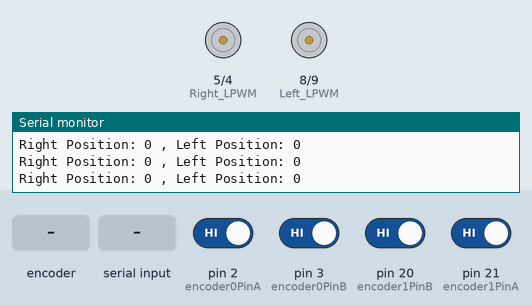
A sketch run on a simulated Arduino Mega 2560, built with avr-gcc and run on an emulated ATmega2560. On the bench: motor-driver pin pairs drawn as motors (green arrow = first pin HIGH = forward, orange = second pin HIGH = backward, longer = more drive, scaled by the enable pin), the last lines printed to the serial monitor. Inputs (shaded band) come from the test bench; at power-on: pin 2 (encoder0PinA), pin 3 (encoder0PinB), pin 20 (encoder1PinB), pin 21 (encoder1PinA) HIGH.

Above: at 1.2 s.
1.3 s: rotary encoder on pin 2 (encoder0PinA) / pin 3 (encoder0PinB) turned 3 steps (first pin leading)
3.4 s: pin 20 (encoder1PinB) driven LOW
At 4.3 s:
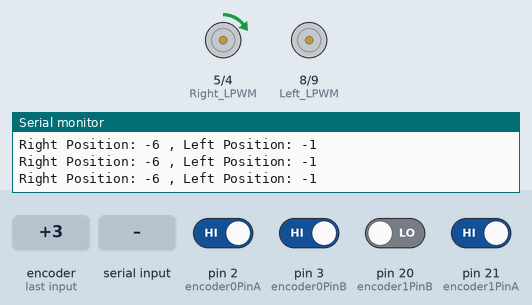
4.9 s: "a" received over Serial
At 5.8 s:
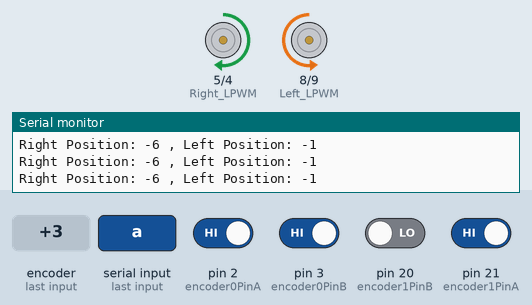
6.4 s: "f" received over Serial
At 7.1 s:
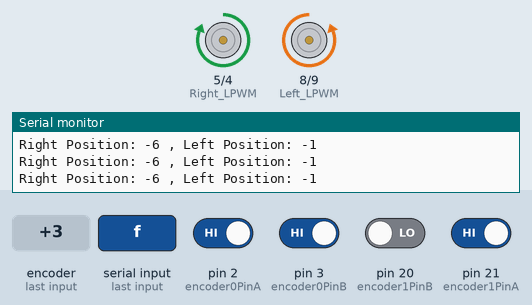
7.9 s: "b" received over Serial
At 9.1 s:
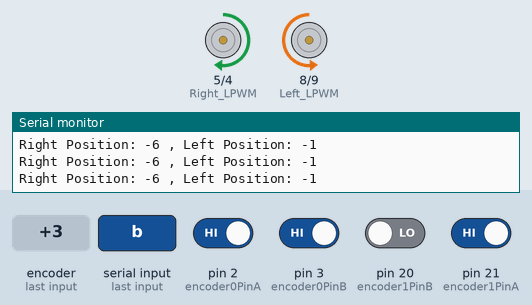
9.4 s: "d" received over Serial
At 10.6 s:
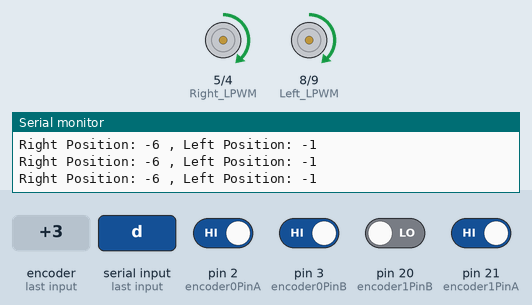
Timing chart, 0 to 11.9 s (numbered marks = the images above; inputs shaded):
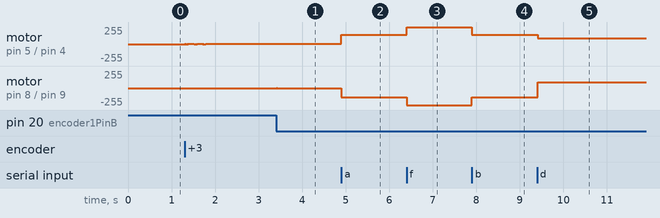

The sketch:

Phase1_moveRobot.ino
```cpp
//1m = 5850 encoder counts (still to reconfirm)

#include <PID_v1.h>

//PID Values for Right Wheel
double Pk0 = 1;
double Ik0 = 0;
double Dk0 = 0.02;

double Setpoint0, Input0, Output0, Output0a;
PID PID0(&Input0, &Output0, &Setpoint0, Pk0, Ik0, Dk0, DIRECT);

//PID Values for Let Wheel
double Pk1 = 1;
double Ik1 = 0;
double Dk1 = 0.02;

double Setpoint1, Input1, Output1, Output1a;
PID PID1(&Input1, &Output1, &Setpoint1, Pk1, Ik1, Dk1, DIRECT);


float demand0;
float demand1;

unsigned long currentMillis;
unsigned long previousMillis;


////RIGHT MOTOR
#define encoder0PinA 2 //Encoder 0 (Right Wheel) // Yellow wire
#define encoder0PinB 3 // White wire

#define Right_RPWM 4 //Right Motor PWM-pins
#define Right_LPWM 5
#define EN_MOTOR_RIGHT 47 //Rght Motor Enable pin


////LEFT MOTOR
#define encoder1PinA 21 //Encoder 1 (Left Wheel) // Yellow wire
#define encoder1PinB 20 // White wire

#define Left_RPWM 9 //Left Motor PWM-pins
#define Left_LPWM 8
#define EN_MOTOR_LEFT 49 //Left Motor Enable pin


volatile long encoder0Pos = 0; //encoder Right
volatile long encoder1Pos = 0; //encoder Left

float encoder0Diff;
float encoder1Diff;

float encoder0Error;
float encoder1Error;

float encoder0Prev;
float encoder1Prev;

int dir_0;
float pwr_0;


void setup() {

  //Right Wheel
  pinMode(Right_RPWM, OUTPUT);
  pinMode(Right_LPWM, OUTPUT);
  pinMode(encoder0PinA, INPUT_PULLUP);
  pinMode(encoder0PinB, INPUT_PULLUP);
  attachInterrupt(digitalPinToInterrupt(encoder0PinA),doEncoderA_right, CHANGE);
  attachInterrupt(digitalPinToInterrupt(encoder0PinB),doEncoderB_right, CHANGE);
  pinMode(EN_MOTOR_RIGHT,OUTPUT);
  digitalWrite(EN_MOTOR_RIGHT, LOW);

  //Left Wheel
  pinMode(Left_RPWM, OUTPUT);
  pinMode(Left_LPWM, OUTPUT);
  pinMode(encoder1PinA, INPUT_PULLUP);
  pinMode(encoder1PinB, INPUT_PULLUP);
  attachInterrupt(digitalPinToInterrupt(encoder1PinA),doEncoderA_left, CHANGE);
  attachInterrupt(digitalPinToInterrupt(encoder1PinB),doEncoderB_left, CHANGE);
  pinMode(EN_MOTOR_LEFT,OUTPUT);
  digitalWrite(EN_MOTOR_LEFT, LOW);

  //PID_Right
  PID0.SetMode(AUTOMATIC);
  PID0.SetOutputLimits(-255,255); //Limit maximum PWM
  PID0.SetSampleTime(10);

  //PID_Left
  PID1.SetMode(AUTOMATIC);
  PID1.SetOutputLimits(-255,255);
  PID1.SetSampleTime(10);

  //Serial monitor
  Serial.begin(115200);
}

void loop() {

  currentMillis= millis();
  if(currentMillis - previousMillis >= 10){ //start of timed loop = 10ms cycle
    previousMillis = currentMillis;

    if(Serial.available()>0){
      char c = Serial.read();

      if(c == 'a'){ //drive at 0.5 m/s

        demand0 = 0.5;
        demand1 = 0.5;

      }
      else if(c == 'f'){//drive at 1 m/s

        demand0 = 1;
        demand1 = 1;

      }
      else if(c == 'b'){//drive at 0.25 m/s

        demand0 = 0.25;
        demand1 = 0.25;

      }
      else if(c == 'c'){//drive at 0.1 m/s

        demand0 = 0.1;
        demand1 = 0.1;

      }
      else if(c == 'd'){//turn at 1 rad/second CCW

        demand0 = 0.160*2;
        demand1 = -0.160*2;

      }
      else if(c == 'e'){//turn at 1 rad/second CW

        demand0 = -0.160*2;
        demand1 = 0.160*2;

      }
      else if(c == 'q'){//STOP

        demand0 = 0;
        demand1 = 0;

      }
    }

    /* 5650 encodercount for 1m. 56.5 encodercounts met 10 millisecond loop at 1 m/s velocity
     *
     *  Distance between wheels is 320mm. Half = 160mm
     *  Circumfrence of 320mm circle is: 320*pi = 1005mm, to turn 180 degrees, each wheel needs to drive half of 1005mm, or 502mm
     *  So to turn 180 degrees, each wheel needs to trun 502/pi = 160mm
     *
     */

    encoder0Diff = encoder0Pos - encoder0Prev; //workout the difference from last time, this is the current speed in count per 10ms
    encoder1Diff = encoder1Pos - encoder1Prev;

    encoder0Error = (demand0*56.5) - encoder0Diff;
    encoder1Error = (demand1*56.5) - encoder1Diff;

    encoder0Prev = encoder0Pos;
    encoder1Prev = encoder1Pos;

    Serial.print("Right Position: ");
    Serial.print(encoder0Pos);
    Serial.print(" , ");
    Serial.print("Left Position: ");
    Serial.print(encoder1Pos);
    Serial.println("");

    //PID for Both Wheels
    Setpoint0 = demand0*56.5*5;
    Setpoint1 = demand1*56.5*5;
    Input0 = encoder0Diff;
    Input1 = encoder1Diff;
    PID0.Compute();
    PID1.Compute();

/*
    //PID for Left Wheel
    Setpoint1 = demand1;
    Input1 = encoder1Pos;
    PID1.Compute();
*/
    if(Output0 > 0 ){
      //digitalWrite(EN_MOTOR_RIGHT, HIGH);
      Output0a = abs(Output0);
      analogWrite(Right_LPWM,Output0a);
      analogWrite(Right_RPWM,0);
     }

     else if(Output0 < 0){
      //digitalWrite(EN_MOTOR_RIGHT, HIGH);
      Output0a = abs(Output0);
      analogWrite(Right_LPWM,0);
      analogWrite(Right_RPWM,Output0a);

     }
     else {
      digitalWrite(EN_MOTOR_LEFT, LOW);
      analogWrite(Left_LPWM,0);
      analogWrite(Left_RPWM,0);
      }

     if(Output1 > 0){
      //digitalWrite(EN_MOTOR_LEFT, HIGH);
      Output1a = abs(Output1);
      analogWrite(Left_LPWM,0);
      analogWrite(Left_RPWM,Output1a);
     }

     else if(Output1 < 0){
      //digitalWrite(EN_MOTOR_LEFT, HIGH);
      Output1a = abs(Output1);
      analogWrite(Left_LPWM,Output1a);
      analogWrite(Left_RPWM,0);

     }
     else {
      //digitalWrite(EN_MOTOR_LEFT, LOW);
      analogWrite(Left_LPWM,0);
      analogWrite(Left_RPWM,0);
      }

      /*
      Serial.println("Output Right ");
      Serial.println(Output0);
      Serial.println("Output Left ");
      Serial.println(Output1);
      */

      digitalWrite(EN_MOTOR_LEFT, HIGH);
      digitalWrite(EN_MOTOR_RIGHT, HIGH);


    }// end of timed loop
}// end of main loop

// ****encoder interrupts****
//Encoder 0 (Right Wheel)

void doEncoderA_right(){

  if(digitalRead(encoder0PinA) == HIGH){
    if(digitalRead(encoder0PinB) == LOW){
      encoder0Pos = encoder0Pos - 1;
     }
     else{
      encoder0Pos = encoder0Pos + 1;
      }
    }
    else{
      if(digitalRead(encoder0PinB) == HIGH){
        encoder0Pos = encoder0Pos - 1;
        }
        else{
          encoder0Pos = encoder0Pos + 1;
        }
     }
  }

  void doEncoderB_right(){

  if(digitalRead(encoder0PinB) == HIGH){
    if(digitalRead(encoder0PinA) == LOW){
      encoder0Pos = encoder0Pos - 1;
     }
     else{
      encoder0Pos = encoder0Pos + 1;
      }
    }
    else{
      if(digitalRead(encoder0PinA) == LOW){
        encoder0Pos = encoder0Pos - 1;
        }
        else{
          encoder0Pos = encoder0Pos + 1;
        }
     }
  }

  //Encoder 1 (Left Wheel)

void doEncoderA_left(){

  if(digitalRead(encoder1PinA) == HIGH){
    if(digitalRead(encoder1PinB) == LOW){
      encoder1Pos = encoder1Pos + 1;
     }
     else{
      encoder1Pos = encoder1Pos - 1;
      }
    }
    else{
      if(digitalRead(encoder1PinB) == HIGH){
        encoder1Pos = encoder1Pos + 1;
        }
        else{
          encoder1Pos = encoder1Pos - 1;
        }
     }
  }

  void doEncoderB_left(){

  if(digitalRead(encoder1PinB) == HIGH){
    if(digitalRead(encoder1PinA) == LOW){
      encoder1Pos = encoder1Pos + 1;
     }
     else{
      encoder1Pos = encoder1Pos - 1;
      }
    }
    else{
      if(digitalRead(encoder1PinA) == LOW){
        encoder1Pos = encoder1Pos + 1;
        }
        else{
          encoder1Pos = encoder1Pos - 1;
        }
     }
  }
```

Measured:
- after the input at 3.4 s, motor on pin 8 (Left_LPWM) / pin 9 (Left_RPWM): stopped → backward 3/255 at once, → forward 2/255 0.01 s later, → stopped 0.01 s later
- after the input at 4.9 s, motor on pin 5 (Right_LPWM) / pin 4 (Right_RPWM): forward 3/255 → forward 141/255 at once; motor on pin 8 (Left_LPWM) / pin 9 (Left_RPWM): stopped → backward 141/255 at once
- after the input at 6.4 s, motor on pin 5 (Right_LPWM) / pin 4 (Right_RPWM): forward 141/255 → forward 255/255 at once; motor on pin 8 (Left_LPWM) / pin 9 (Left_RPWM): backward 141/255 → backward 255/255 at once
- after the input at 7.9 s, motor on pin 5 (Right_LPWM) / pin 4 (Right_RPWM): forward 255/255 → forward 141/255 at once; motor on pin 8 (Left_LPWM) / pin 9 (Left_RPWM): backward 255/255 → backward 141/255 at once
- after the input at 9.4 s, motor on pin 5 (Right_LPWM) / pin 4 (Right_RPWM): forward 141/255 → forward 90/255 at once; motor on pin 8 (Left_LPWM) / pin 9 (Left_RPWM): backward 141/255 → forward 90/255 at once
